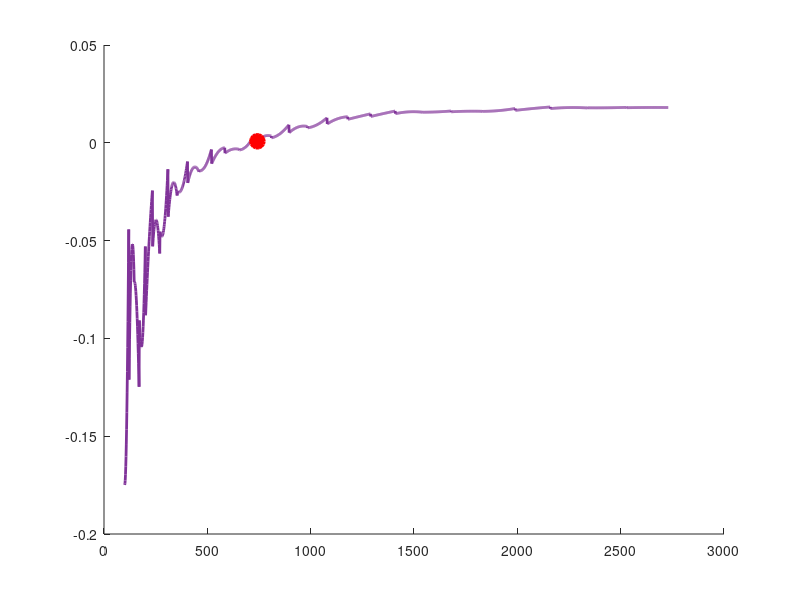

Source code (MATLAB): (Note: this script raises an error after producing the figure.)
% =============================================================================
% PASO 1: Carga de Datos y Configuración
% =============================================================================
clear; clc;
format long;

fprintf('--- ANÁLISIS DE ESTABILIDAD: SEGUNDA DERIVADA ANALÍTICA ---\n');
f = [100, 120, 145, 170, 200, 235, 270, 310, 355, 405, 460, 520, 585, 655, 730, 810, 895, 985, 1080, 1180, 1290, 1410, 1540, 1680, 1830, 1990, 2160, 2340, 2530, 2730];
Z = [152.3, 149.1, 146.8, 144.9, 142.0, 139.5, 137.9, 136.1, 134.8, 133.6, 132.7, 131.9, 131.4, 131.1, 130.9, 131.0, 131.3, 131.9, 132.7, 133.8, 135.2, 136.9, 138.9, 141.1, 143.5, 146.1, 149.0, 152.2, 155.6, 159.2];

% =============================================================================
% PASO 2: Construcción del Spline y Derivación Analítica (1ra y 2da)
% =============================================================================
pp_Z = csape(f, Z, 'variational');

% Primera derivada analítica para re-localizar la raíz
pp_derivada1 = fnder(pp_Z, 1);

% Segunda derivada analítica aplicando el operador fnder nuevamente (u orden 2)
pp_derivada2 = fnder(pp_Z, 2);

% =============================================================================
% PASO 3: Localización exacta del Mínimo (Raíz de la 1ra Derivada)
% =============================================================================
f_malla_ultra = linspace(min(f), max(f), 100000);
derivada1_malla = fnval(pp_derivada1, f_malla_ultra);

idx_cruce = find(derivada1_malla(1:end-1) < 0 & derivada1_malla(2:end) > 0, 1);

f_min_exacto = f_malla_ultra(idx_cruce) - derivada1_malla(idx_cruce) * ...
    (f_malla_ultra(idx_cruce+1) - f_malla_ultra(idx_cruce)) / ...
    (derivada1_malla(idx_cruce+1) - derivada1_malla(idx_cruce));

% =============================================================================
% PASO 4: Evaluación de la Segunda Derivada en el Mínimo Encontrado
% =============================================================================
d2Z_df2_minimo = fnval(pp_derivada2, f_min_exacto);

fprintf('\n=================================================================\n');
fprintf('  RESULTADOS DE LA EVALUACIÓN DE ESTABILIDAD:\n');
fprintf('=================================================================\n');
fprintf('  Frecuencia del Mínimo (f0):  %.12f Hz\n', f_min_exacto);
fprintf('  Valor de d^2|Z|/df^2 en f0:  %.12f ohm/Hz^2\n', d2Z_df2_minimo);
fprintf('-----------------------------------------------------------------\n');

% Discusión automática del signo y la concavidad
if d2Z_df2_minimo > 0
    fprintf('  ANÁLISIS DEL SIGNO: POSITIVO (+)\n');
    fprintf('  CONCLUSIÓN: El punto crítico es un MÍNIMO LOCAL ESTABLE.\n');
    fprintf('              La curva es cóncava hacia arriba (Forma de U).\n');
elseif d2Z_df2_minimo < 0
    fprintf('  ANÁLISIS DEL SIGNO: NEGATIVO (-)\n');
    fprintf('  CONCLUSIÓN: El punto crítico es un MÁXIMO LOCAL INESTABLE.\n');
    fprintf('              La curva es cóncava hacia abajo.\n');
else
    fprintf('  CONCLUSIÓN: Segunda derivada nula. Punto de inflexión o silla.\n');
end
fprintf('=================================================================\n');

% =============================================================================
% PASO 5: Representación Gráfica de la Segunda Derivada
% =============================================================================
figure('Color', [1 1 1], 'Position', [150, 150, 850, 550]);
hold on;

% Curva continua de la segunda derivada a lo largo de la malla
f_malla_grafica = linspace(min(f), max(f), 2000);
derivada2_grafica = fnval(pp_derivada2, f_malla_grafica);
plot(f_malla_grafica, derivada2_grafica, '-', 'Color', [0.5 0.2 0.6], 'LineWidth', 2, ...
    'DisplayName', 'd^2|Z|/df^2 analítica');

% Destacar el valor exacto evaluado en el mínimo f0
plot(f_min_exacto, d2Z_df2_minimo, 'ro', 'MarkerSize', 10, 'LineWidth', 2, ...
    'MarkerFaceColor', 'r', 'DisplayName', sprintf('Evaluación en f0 (%.2f Hz)', f_min_exacto));

% Línea horizontal de referencia en Y = 0 para evaluar visualmente el signo
yline(0, 'k--', 'LineWidth', 1, 'DisplayName', 'Umbral de estabilidad (Y = 0)');

% Configuración estética de los ejes
title('Segunda Derivada Analítica: Verificación de Concavidad', 'FontSize', 12, 'FontWeight', 'bold');
xlabel('Frecuencia f (Hz)', 'FontSize', 11);
ylabel('d^2|Z|/df^2 (\Omega / Hz^2)', 'FontSize', 11);
xlim([0, 2900]);

grid on;
set(gca, 'GridLineStyle', '--', 'GridAlpha', 0.4);
legend('Location', 'best', 'FontSize', 10);
hold off;

fprintf('\nGráfica de concavidad generada exitosamente.\n');

exportgraphics(gcf, 'segundaderivada.png')
